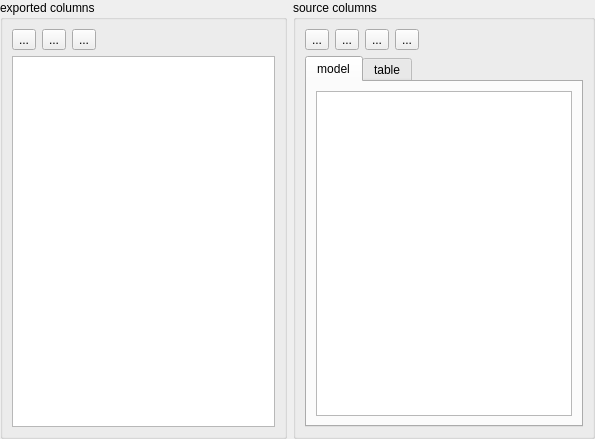
<?xml version="1.0" encoding="UTF-8"?>
<ui version="4.0">
	<class>qf::qmlwidgets::internal::TableViewChooseColumnsWidget</class>
 <widget class="QWidget" name="qf::qmlwidgets::internal::TableViewChooseColumnsWidget">
  <property name="geometry">
   <rect>
    <x>0</x>
    <y>0</y>
    <width>595</width>
    <height>439</height>
   </rect>
  </property>
  <property name="windowTitle">
   <string>Form</string>
  </property>
  <layout class="QHBoxLayout" name="horizontalLayout">
   <property name="leftMargin">
    <number>0</number>
   </property>
   <property name="topMargin">
    <number>0</number>
   </property>
   <property name="rightMargin">
    <number>0</number>
   </property>
   <property name="bottomMargin">
    <number>0</number>
   </property>
   <item>
    <widget class="QGroupBox" name="grpColumns_2">
     <property name="title">
      <string>exported columns</string>
     </property>
     <layout class="QVBoxLayout" name="verticalLayout_6">
      <item>
       <layout class="QHBoxLayout" name="horizontalLayout_6">
        <item>
         <widget class="QToolButton" name="btColumnShiftUp">
          <property name="toolTip">
           <string>shift selected column up</string>
          </property>
          <property name="text">
           <string>...</string>
          </property>
         </widget>
        </item>
        <item>
         <widget class="QToolButton" name="btColumnShiftDown">
          <property name="toolTip">
           <string>shift selected column down</string>
          </property>
          <property name="text">
           <string>...</string>
          </property>
         </widget>
        </item>
        <item>
         <widget class="QToolButton" name="btColumnsRemoveSelected">
          <property name="toolTip">
           <string>Remove selected columns</string>
          </property>
          <property name="text">
           <string>...</string>
          </property>
          <property name="icon">
           <iconset resource="../../../../qfqmlwidgets.qrc">
            <normaloff>:/qf/qmlwidgets/images/minus.png</normaloff>:/qf/qmlwidgets/images/minus.png</iconset>
          </property>
         </widget>
        </item>
        <item>
         <spacer name="horizontalSpacer_6">
          <property name="orientation">
           <enum>Qt::Horizontal</enum>
          </property>
          <property name="sizeHint" stdset="0">
           <size>
            <width>40</width>
            <height>20</height>
           </size>
          </property>
         </spacer>
        </item>
       </layout>
      </item>
      <item>
       <widget class="QTableView" name="tblExportedColumns">
        <attribute name="verticalHeaderDefaultSectionSize">
         <number>20</number>
        </attribute>
       </widget>
      </item>
     </layout>
    </widget>
   </item>
   <item>
    <widget class="QGroupBox" name="grpColumns">
     <property name="title">
      <string>source columns</string>
     </property>
     <layout class="QVBoxLayout" name="verticalLayout_3">
      <item>
       <layout class="QHBoxLayout" name="horizontalLayout_5">
        <item>
         <widget class="QToolButton" name="btColumnsAll">
          <property name="toolTip">
           <string>select all</string>
          </property>
          <property name="text">
           <string>...</string>
          </property>
          <property name="icon">
           <iconset>
            <normaloff>:/libqfgui/images/ok.png</normaloff>:/libqfgui/images/ok.png</iconset>
          </property>
         </widget>
        </item>
        <item>
         <widget class="QToolButton" name="btColumnsNone">
          <property name="toolTip">
           <string>select none</string>
          </property>
          <property name="text">
           <string>...</string>
          </property>
          <property name="icon">
           <iconset>
            <normaloff>:/libqfgui/images/close.png</normaloff>:/libqfgui/images/close.png</iconset>
          </property>
         </widget>
        </item>
        <item>
         <widget class="QToolButton" name="btColumnsInvert">
          <property name="toolTip">
           <string>invert selection</string>
          </property>
          <property name="text">
           <string>...</string>
          </property>
          <property name="icon">
           <iconset resource="../../../../qfqmlwidgets.qrc">
            <normaloff>:/qf/qmlwidgets/images/reload.png</normaloff>:/qf/qmlwidgets/images/reload.png</iconset>
          </property>
         </widget>
        </item>
        <item>
         <widget class="QToolButton" name="btColumnsAppendSelected">
          <property name="toolTip">
           <string>invert selection</string>
          </property>
          <property name="text">
           <string>...</string>
          </property>
          <property name="icon">
           <iconset resource="../../../../qfqmlwidgets.qrc">
            <normaloff>:/qf/qmlwidgets/images/plus.png</normaloff>:/qf/qmlwidgets/images/plus.png</iconset>
          </property>
         </widget>
        </item>
        <item>
         <spacer name="horizontalSpacer_5">
          <property name="orientation">
           <enum>Qt::Horizontal</enum>
          </property>
          <property name="sizeHint" stdset="0">
           <size>
            <width>40</width>
            <height>20</height>
           </size>
          </property>
         </spacer>
        </item>
       </layout>
      </item>
      <item>
       <widget class="QTabWidget" name="columnsTabWidget">
        <property name="currentIndex">
         <number>0</number>
        </property>
        <widget class="QWidget" name="tabModel">
         <attribute name="title">
          <string>model</string>
         </attribute>
         <layout class="QVBoxLayout" name="verticalLayout_4">
          <item>
           <widget class="QListWidget" name="lstModelColumns">
            <property name="selectionMode">
             <enum>QAbstractItemView::ExtendedSelection</enum>
            </property>
           </widget>
          </item>
         </layout>
        </widget>
        <widget class="QWidget" name="tab_2">
         <attribute name="title">
          <string>table</string>
         </attribute>
         <layout class="QVBoxLayout" name="verticalLayout_5">
          <item>
           <widget class="QListWidget" name="lstTableColumns">
            <property name="selectionMode">
             <enum>QAbstractItemView::ExtendedSelection</enum>
            </property>
           </widget>
          </item>
         </layout>
        </widget>
       </widget>
      </item>
     </layout>
    </widget>
   </item>
  </layout>
 </widget>
 <resources>
  <include location="../../../../qfqmlwidgets.qrc"/>
 </resources>
 <connections/>
</ui>
